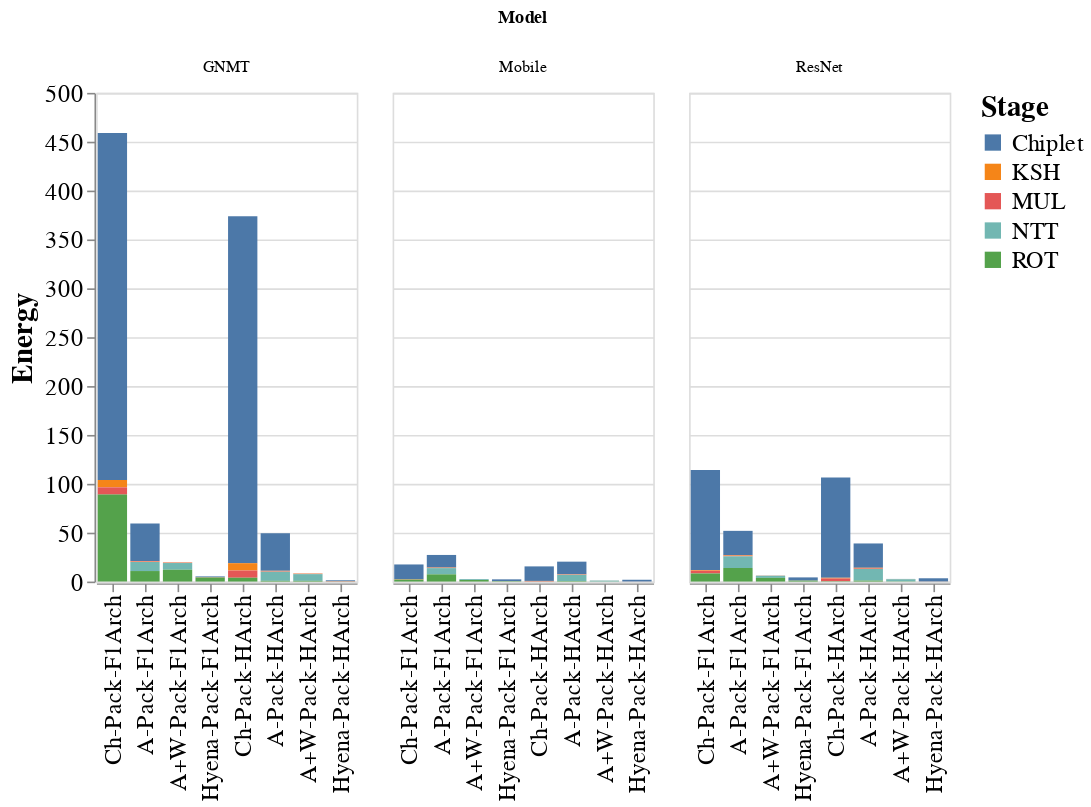

Source (notebook cell):
### Code cell
temp_dd = []
SCALE = 1e9

for cnn_name, data in [("ResNet",data_resnet), ("Mobile",data_mobile), ("GNMT",data_gnmt)]:
# for data in [data_resnet]:
    # Calls
    structs = ['Chiplet', 'KSH', 'MUL', 'NTT', 'ROT']
    # structs = ['KSH', 'MUL', 'NTT']

    for model in data:
        if 'ngraph' in model[0]:
            continue
        if 'plus' in model[0]:
            continue
        for layer in data[model]:
#             if 'Residual' not in layer:
#                 continue
            for s in structs:
                for metric,vals in data[model][layer][s].items():
                    if metric in master_energy:
                            temp_dd.append([cnn_name, replace_strings["_".join(model[:-1])], data[model][layer]['Layer'], s, metric, vals*master_energy[metric]/SCALE])

df_dd = pd.DataFrame(temp_dd, columns=['Model', 'Config', 'Layer', 'Stage', 'Metric', "Energy"])
# df_l = df_temp[df_temp['Layer'] == 'CONV 2 1 2']
# df_l = df_temp[df_temp['Layer'] == 'CONV 2 1 Residual']
dd = df_dd.groupby(['Model', 'Config','Stage']).sum().reset_index()


alt.Chart(dd).mark_bar().encode(
    x=alt.X('Config', axis=alt.Axis(title=None), sort=order_string),
    y=alt.Y('Energy'),
    color='Stage',
    column=alt.Column('Model')
).configure_axis(
    labelFontSize=15,
    titleFontSize=18
).configure_legend(
    labelFontSize=15,
    titleFontSize=18
).display()

print(df_dd.groupby(['Model', 'Config']).sum().reset_index())

### Figure 1 — Vega-Lite specification as saved in the notebook (floating-point values rounded to 4 significant figures)
{"config": {"view": {"continuousWidth": 400, "continuousHeight": 300}, "axis": {"labelFontSize": 15, "titleFontSize": 18}, "legend": {"labelFontSize": 15, "titleFontSize": 18}}, "data": {"name": "data-3fb742ea743cb9f007477ae30aeee90d"}, "mark": "bar", "encoding": {"color": {"field": "Stage", "type": "nominal"}, "column": {"field": "Model", "type": "nominal"}, "x": {"axis": {"title": null}, "field": "Config", "sort": ["Ch-Pack-F1Arch", "A-Pack-F1Arch", "A+W-Pack-F1Arch", "Hyena-Pack-F1Arch", "Ch-Pack-HArch", "A-Pack-HArch", "A+W-Pack-HArch", "Hyena-Pack-HArch"], "type": "nominal"}, "y": {"field": "Energy", "type": "quantitative"}}, "$schema": "https://vega.github.io/schema/vega-lite/v4.17.0.json", "datasets": {"data-3fb742ea743cb9f007477ae30aeee90d": [{"Model": "GNMT", "Config": "A+W-Pack-F1Arch", "Stage": "Chiplet", "Energy": 0.0657}, {"Model": "GNMT", "Config": "A+W-Pack-F1Arch", "Stage": "KSH", "Energy": 0.35}, {"Model": "GNMT", "Config": "A+W-Pack-F1Arch", "Stage": "MUL", "Energy": 0.3454}, {"Model": "GNMT", "Config": "A+W-Pack-F1Arch", "Stage": "NTT", "Energy": 6.846}, {"Model": "GNMT", "Config": "A+W-Pack-F1Arch", "Stage": "ROT", "Energy": 12.1}, {"Model": "GNMT", "Config": "A+W-Pack-HArch", "Stage": "Chiplet", "Energy": 0.0657}, {"Model": "GNMT", "Config": "A+W-Pack-HArch", "Stage": "KSH", "Energy": 0.35}, {"Model": "GNMT", "Config": "A+W-Pack-HArch", "Stage": "MUL", "Energy": 0.3454}, {"Model": "GNMT", "Config": "A+W-Pack-HArch", "Stage": "NTT", "Energy": 6.846}, {"Model": "GNMT", "Config": "A+W-Pack-HArch", "Stage": "ROT", "Energy": 0.7291}, {"Model": "GNMT", "Config": "A-Pack-F1Arch", "Stage": "Chiplet", "Energy": 38.4}, {"Model": "GNMT", "Config": "A-Pack-F1Arch", "Stage": "KSH", "Energy": 0.4736}, {"Model": "GNMT", "Config": "A-Pack-F1Arch", "Stage": "MUL", "Energy": 0.4673}, {"Model": "GNMT", "Config": "A-Pack-F1Arch", "Stage": "NTT", "Energy": 9.263}, {"Model": "GNMT", "Config": "A-Pack-F1Arch", "Stage": "ROT", "Energy": 10.75}, {"Model": "GNMT", "Config": "A-Pack-HArch", "Stage": "Chiplet", "Energy": 38.4}, {"Model": "GNMT", "Config": "A-Pack-HArch", "Stage": "KSH", "Energy": 0.4736}, {"Model": "GNMT", "Config": "A-Pack-HArch", "Stage": "MUL", "Energy": 0.4673}, {"Model": "GNMT", "Config": "A-Pack-HArch", "Stage": "NTT", "Energy": 9.263}, {"Model": "GNMT", "Config": "A-Pack-HArch", "Stage": "ROT", "Energy": 0.7399}, {"Model": "GNMT", "Config": "Ch-Pack-F1Arch", "Stage": "Chiplet", "Energy": 355.0}, {"Model": "GNMT", "Config": "Ch-Pack-F1Arch", "Stage": "KSH", "Energy": 7.497}, {"Model": "GNMT", "Config": "Ch-Pack-F1Arch", "Stage": "MUL", "Energy": 7.396}, {"Model": "GNMT", "Config": "Ch-Pack-F1Arch", "Stage": "NTT", "Energy": 0.0}, {"Model": "GNMT", "Config": "Ch-Pack-F1Arch", "Stage": "ROT", "Energy": 89.0}, {"Model": "GNMT", "Config": "Ch-Pack-HArch", "Stage": "Chiplet", "Energy": 355.0}, {"Model": "GNMT", "Config": "Ch-Pack-HArch", "Stage": "KSH", "Energy": 7.497}, {"Model": "GNMT", "Config": "Ch-Pack-HArch", "Stage": "MUL", "Energy": 7.396}, {"Model": "GNMT", "Config": "Ch-Pack-HArch", "Stage": "NTT", "Energy": 0.0}, {"Model": "GNMT", "Config": "Ch-Pack-HArch", "Stage": "ROT", "Energy": 3.904}, {"Model": "GNMT", "Config": "Hyena-Pack-F1Arch", "Stage": "Chiplet", "Energy": 0.7732}, {"Model": "GNMT", "Config": "Hyena-Pack-F1Arch", "Stage": "KSH", "Energy": 7.383e-06}, {"Model": "GNMT", "Config": "Hyena-Pack-F1Arch", "Stage": "MUL", "Energy": 0.3454}, {"Model": "GNMT", "Config": "Hyena-Pack-F1Arch", "Stage": "NTT", "Energy": 0.0}, {"Model": "GNMT", "Config": "Hyena-Pack-F1Arch", "Stage": "ROT", "Energy": 4.155}, {"Model": "GNMT", "Config": "Hyena-Pack-HArch", "Stage": "Chiplet", "Energy": 0.7732}, {"Model": "GNMT", "Config": "Hyena-Pack-HArch", "Stage": "KSH", "Energy": 7.383e-06}, {"Model": "GNMT", "Config": "Hyena-Pack-HArch", "Stage": "MUL", "Energy": 0.3454}, {"Model": "GNMT", "Config": "Hyena-Pack-HArch", "Stage": "NTT", "Energy": 0.0}, {"Model": "GNMT", "Config": "Hyena-Pack-HArch", "Stage": "ROT", "Energy": 0.1823}, {"Model": "Mobile", "Config": "A+W-Pack-F1Arch", "Stage": "Chiplet", "Energy": 0.05282}, {"Model": "Mobile", "Config": "A+W-Pack-F1Arch", "Stage": "KSH", "Energy": 0.04554}, {"Model": "Mobile", "Config": "A+W-Pack-F1Arch", "Stage": "MUL", "Energy": 0.04494}, {"Model": "Mobile", "Config": "A+W-Pack-F1Arch", "Stage": "NTT", "Energy": 0.8908}, {"Model": "Mobile", "Config": "A+W-Pack-F1Arch", "Stage": "ROT", "Energy": 1.574}, {"Model": "Mobile", "Config": "A+W-Pack-HArch", "Stage": "Chiplet", "Energy": 0.05282}, {"Model": "Mobile", "Config": "A+W-Pack-HArch", "Stage": "KSH", "Energy": 0.04554}, {"Model": "Mobile", "Config": "A+W-Pack-HArch", "Stage": "MUL", "Energy": 0.04494}, {"Model": "Mobile", "Config": "A+W-Pack-HArch", "Stage": "NTT", "Energy": 0.8908}, {"Model": "Mobile", "Config": "A+W-Pack-HArch", "Stage": "ROT", "Energy": 0.09487}, {"Model": "Mobile", "Config": "A-Pack-F1Arch", "Stage": "Chiplet", "Energy": 12.84}, {"Model": "Mobile", "Config": "A-Pack-F1Arch", "Stage": "KSH", "Energy": 0.3249}, {"Model": "Mobile", "Config": "A-Pack-F1Arch", "Stage": "MUL", "Energy": 0.3206}, {"Model": "Mobile", "Config": "A-Pack-F1Arch", "Stage": "NTT", "Energy": 6.355}, {"Model": "Mobile", "Config": "A-Pack-F1Arch", "Stage": "ROT", "Energy": 7.376}, {"Model": "Mobile", "Config": "A-Pack-HArch", "Stage": "Chiplet", "Energy": 12.84}, {"Model": "Mobile", "Config": "A-Pack-HArch", "Stage": "KSH", "Energy": 0.3249}, {"Model": "Mobile", "Config": "A-Pack-HArch", "Stage": "MUL", "Energy": 0.3206}, {"Model": "Mobile", "Config": "A-Pack-HArch", "Stage": "NTT", "Energy": 6.355}, {"Model": "Mobile", "Config": "A-Pack-HArch", "Stage": "ROT", "Energy": 0.5076}, {"Model": "Mobile", "Config": "Ch-Pack-F1Arch", "Stage": "Chiplet", "Energy": 14.89}, {"Model": "Mobile", "Config": "Ch-Pack-F1Arch", "Stage": "KSH", "Energy": 0.1738}, {"Model": "Mobile", "Config": "Ch-Pack-F1Arch", "Stage": "MUL", "Energy": 0.3625}, {"Model": "Mobile", "Config": "Ch-Pack-F1Arch", "Stage": "NTT", "Energy": 0.0}, {"Model": "Mobile", "Config": "Ch-Pack-F1Arch", "Stage": "ROT", "Energy": 2.067}, {"Model": "Mobile", "Config": "Ch-Pack-HArch", "Stage": "Chiplet", "Energy": 14.89}, {"Model": "Mobile", "Config": "Ch-Pack-HArch", "Stage": "KSH", "Energy": 0.1738}, {"Model": "Mobile", "Config": "Ch-Pack-HArch", "Stage": "MUL", "Energy": 0.3625}, {"Model": "Mobile", "Config": "Ch-Pack-HArch", "Stage": "NTT", "Energy": 0.0}, {"Model": "Mobile", "Config": "Ch-Pack-HArch", "Stage": "ROT", "Energy": 0.09068}, {"Model": "Mobile", "Config": "Hyena-Pack-F1Arch", "Stage": "Chiplet", "Energy": 1.781}, {"Model": "Mobile", "Config": "Hyena-Pack-F1Arch", "Stage": "KSH", "Energy": 0.001437}, {"Model": "Mobile", "Config": "Hyena-Pack-F1Arch", "Stage": "MUL", "Energy": 0.03398}, {"Model": "Mobile", "Config": "Hyena-Pack-F1Arch", "Stage": "NTT", "Energy": 0.005912}, {"Model": "Mobile", "Config": "Hyena-Pack-F1Arch", "Stage": "ROT", "Energy": 0.4291}, {"Model": "Mobile", "Config": "Hyena-Pack-HArch", "Stage": "Chiplet", "Energy": 1.781}, {"Model": "Mobile", "Config": "Hyena-Pack-HArch", "Stage": "KSH", "Energy": 0.001437}, {"Model": "Mobile", "Config": "Hyena-Pack-HArch", "Stage": "MUL", "Energy": 0.03398}, {"Model": "Mobile", "Config": "Hyena-Pack-HArch", "Stage": "NTT", "Energy": 0.005912}, {"Model": "Mobile", "Config": "Hyena-Pack-HArch", "Stage": "ROT", "Energy": 0.02196}, {"Model": "ResNet", "Config": "A+W-Pack-F1Arch", "Stage": "Chiplet", "Energy": 0.08809}, {"Model": "ResNet", "Config": "A+W-Pack-F1Arch", "Stage": "KSH", "Energy": 0.1093}, {"Model": "ResNet", "Config": "A+W-Pack-F1Arch", "Stage": "MUL", "Energy": 0.1078}, {"Model": "ResNet", "Config": "A+W-Pack-F1Arch", "Stage": "NTT", "Energy": 2.137}, {"Model": "ResNet", "Config": "A+W-Pack-F1Arch", "Stage": "ROT", "Energy": 3.778}, {"Model": "ResNet", "Config": "A+W-Pack-HArch", "Stage": "Chiplet", "Energy": 0.08809}, {"Model": "ResNet", "Config": "A+W-Pack-HArch", "Stage": "KSH", "Energy": 0.1093}, {"Model": "ResNet", "Config": "A+W-Pack-HArch", "Stage": "MUL", "Energy": 0.1078}, {"Model": "ResNet", "Config": "A+W-Pack-HArch", "Stage": "NTT", "Energy": 2.137}, {"Model": "ResNet", "Config": "A+W-Pack-HArch", "Stage": "ROT", "Energy": 0.2276}, {"Model": "ResNet", "Config": "A-Pack-F1Arch", "Stage": "Chiplet", "Energy": 24.87}, {"Model": "ResNet", "Config": "A-Pack-F1Arch", "Stage": "KSH", "Energy": 0.6103}, {"Model": "ResNet", "Config": "A-Pack-F1Arch", "Stage": "MUL", "Energy": 0.6023}, {"Model": "ResNet", "Config": "A-Pack-F1Arch", "Stage": "NTT", "Energy": 11.94}, {"Model": "ResNet", "Config": "A-Pack-F1Arch", "Stage": "ROT", "Energy": 13.85}, {"Model": "ResNet", "Config": "A-Pack-HArch", "Stage": "Chiplet", "Energy": 24.87}, {"Model": "ResNet", "Config": "A-Pack-HArch", "Stage": "KSH", "Energy": 0.6103}, {"Model": "ResNet", "Config": "A-Pack-HArch", "Stage": "MUL", "Energy": 0.6023}, {"Model": "ResNet", "Config": "A-Pack-HArch", "Stage": "NTT", "Energy": 11.94}, {"Model": "ResNet", "Config": "A-Pack-HArch", "Stage": "ROT", "Energy": 0.9535}, {"Model": "ResNet", "Config": "Ch-Pack-F1Arch", "Stage": "Chiplet", "Energy": 102.5}, {"Model": "ResNet", "Config": "Ch-Pack-F1Arch", "Stage": "KSH", "Energy": 0.6966}, {"Model": "ResNet", "Config": "Ch-Pack-F1Arch", "Stage": "MUL", "Energy": 2.773}, {"Model": "ResNet", "Config": "Ch-Pack-F1Arch", "Stage": "NTT", "Energy": 0.0}, {"Model": "ResNet", "Config": "Ch-Pack-F1Arch", "Stage": "ROT", "Energy": 8.273}, {"Model": "ResNet", "Config": "Ch-Pack-HArch", "Stage": "Chiplet", "Energy": 102.5}, {"Model": "ResNet", "Config": "Ch-Pack-HArch", "Stage": "KSH", "Energy": 0.6966}, {"Model": "ResNet", "Config": "Ch-Pack-HArch", "Stage": "MUL", "Energy": 2.773}, {"Model": "ResNet", "Config": "Ch-Pack-HArch", "Stage": "NTT", "Energy": 0.0}, {"Model": "ResNet", "Config": "Ch-Pack-HArch", "Stage": "ROT", "Energy": 0.363}, {"Model": "ResNet", "Config": "Hyena-Pack-F1Arch", "Stage": "Chiplet", "Energy": 3.224}, {"Model": "ResNet", "Config": "Hyena-Pack-F1Arch", "Stage": "KSH", "Energy": 0.003615}, {"Model": "ResNet", "Config": "Hyena-Pack-F1Arch", "Stage": "MUL", "Energy": 0.07444}, {"Model": "ResNet", "Config": "Hyena-Pack-F1Arch", "Stage": "NTT", "Energy": 0.009362}, {"Model": "ResNet", "Config": "Hyena-Pack-F1Arch", "Stage": "ROT", "Energy": 0.9437}, {"Model": "ResNet", "Config": "Hyena-Pack-HArch", "Stage": "Chiplet", "Energy": 3.224}, {"Model": "ResNet", "Config": "Hyena-Pack-HArch", "Stage": "KSH", "Energy": 0.003615}, {"Model": "ResNet", "Config": "Hyena-Pack-HArch", "Stage": "MUL", "Energy": 0.07444}, {"Model": "ResNet", "Config": "Hyena-Pack-HArch", "Stage": "NTT", "Energy": 0.009362}, {"Model": "ResNet", "Config": "Hyena-Pack-HArch", "Stage": "ROT", "Energy": 0.04636}]}}
